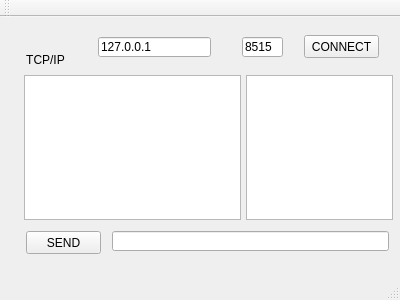
<?xml version="1.0" encoding="UTF-8"?>
<ui version="4.0">
 <class>TcpTest</class>
 <widget class="QMainWindow" name="TcpTest">
  <property name="geometry">
   <rect>
    <x>0</x>
    <y>0</y>
    <width>400</width>
    <height>300</height>
   </rect>
  </property>
  <property name="windowTitle">
   <string>TcpTest</string>
  </property>
  <widget class="QWidget" name="centralWidget">
   <widget class="QLabel" name="lblTCP">
    <property name="geometry">
     <rect>
      <x>30</x>
      <y>12</y>
      <width>29</width>
      <height>29</height>
     </rect>
    </property>
    <property name="text">
     <string/>
    </property>
    <property name="pixmap">
     <pixmap>:/images/images/qled.png</pixmap>
    </property>
    <property name="scaledContents">
     <bool>true</bool>
    </property>
   </widget>
   <widget class="QLabel" name="label">
    <property name="geometry">
     <rect>
      <x>22</x>
      <y>36</y>
      <width>47</width>
      <height>13</height>
     </rect>
    </property>
    <property name="text">
     <string>TCP/IP</string>
    </property>
    <property name="alignment">
     <set>Qt::AlignCenter</set>
    </property>
   </widget>
   <widget class="QPushButton" name="btnConn">
    <property name="geometry">
     <rect>
      <x>304</x>
      <y>18</y>
      <width>75</width>
      <height>23</height>
     </rect>
    </property>
    <property name="text">
     <string>CONNECT</string>
    </property>
   </widget>
   <widget class="QLineEdit" name="editSVRAddr">
    <property name="geometry">
     <rect>
      <x>98</x>
      <y>20</y>
      <width>113</width>
      <height>20</height>
     </rect>
    </property>
    <property name="text">
     <string>127.0.0.1</string>
    </property>
    <property name="placeholderText">
     <string>Server @ 127.0.0.1</string>
    </property>
   </widget>
   <widget class="QLineEdit" name="editTCPPort">
    <property name="geometry">
     <rect>
      <x>242</x>
      <y>20</y>
      <width>41</width>
      <height>20</height>
     </rect>
    </property>
    <property name="text">
     <string>8515</string>
    </property>
    <property name="placeholderText">
     <string>8515</string>
    </property>
   </widget>
   <widget class="QTextEdit" name="textEdit">
    <property name="geometry">
     <rect>
      <x>24</x>
      <y>58</y>
      <width>217</width>
      <height>145</height>
     </rect>
    </property>
   </widget>
   <widget class="QListWidget" name="listWidget">
    <property name="geometry">
     <rect>
      <x>246</x>
      <y>58</y>
      <width>147</width>
      <height>145</height>
     </rect>
    </property>
   </widget>
   <widget class="QLineEdit" name="lineEdit">
    <property name="geometry">
     <rect>
      <x>112</x>
      <y>214</y>
      <width>277</width>
      <height>20</height>
     </rect>
    </property>
   </widget>
   <widget class="QPushButton" name="btnSend">
    <property name="geometry">
     <rect>
      <x>26</x>
      <y>214</y>
      <width>75</width>
      <height>23</height>
     </rect>
    </property>
    <property name="text">
     <string>SEND</string>
    </property>
   </widget>
  </widget>
  <widget class="QMenuBar" name="menuBar">
   <property name="geometry">
    <rect>
     <x>0</x>
     <y>0</y>
     <width>400</width>
     <height>21</height>
    </rect>
   </property>
  </widget>
  <widget class="QToolBar" name="mainToolBar">
   <attribute name="toolBarArea">
    <enum>TopToolBarArea</enum>
   </attribute>
   <attribute name="toolBarBreak">
    <bool>false</bool>
   </attribute>
  </widget>
  <widget class="QStatusBar" name="statusBar"/>
 </widget>
 <layoutdefault spacing="6" margin="11"/>
 <resources/>
 <connections/>
</ui>
